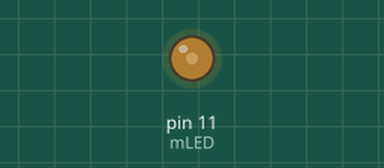
Simulated run of this sketch. Board: Arduino Uno, built with avr-gcc and run on an emulated ATmega328P. Shown: output pins drawn as LEDs (lit = HIGH). What the sketch prints to the serial monitor is not drawn.

Above: at 0.05 s.
At 0.8 s:
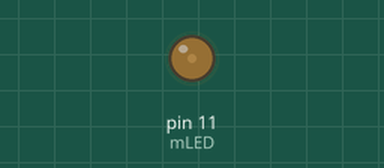
At 1.6 s:
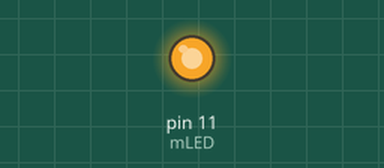
At 3.15 s:
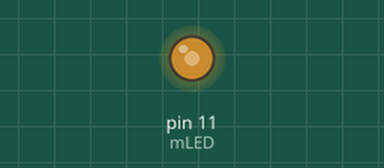
Timing chart, 0 to 8.8 s (numbered marks = the images above):
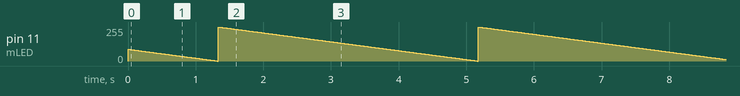

The sketch:

seismo_uno_v1.ino
```cpp
/*

  Simple seismograph code designed for the Arduino Uno board (or equivalent).

  Arlo Emerson, 2016, Microsoft Edu Workshop

*/

static int mLED = 11; // The pin where the long leg of your LED is inserted. Insert the other leg into GND.

// Note: pin 13s onboard LED does not support PWM (so no fading is possible, must use an external LED).

// Setup function where we initialize serial communications.
void setup()
{
  // Enable serial communications.
  Serial.begin(9600);

  // Sets this pin to be OUTPUT so we can send HIGHs and LOWs to it.
  pinMode(mLED, OUTPUT);
}

// Main loop runs repeatedly.
void loop()
{
  // Local variable to hold the reading coming from pin A0.
  int sensorReading = analogRead(A0);

  /*
    No activity will probably be 0, so lets filter on that and only print
    when the sensorReading is 1 or more.
  */
  if (sensorReading > 0)
  {
    Serial.println( sensorReading ); // Print out the sensor reading.

    /*
      Light up the LED depending on strength of sensorReading.
      Use map() to proportionally map our reading to a value that will light the LED (0 --> 255).
      Note highSensorReading is set to 100. Experiment with changing this value and see how it
      effects the apparent sensitivity as displayed by the LED.
    */
    int lowSensorReading = 1; // The lower bound of the value's current range.
    int highSensorReading = 9; // The upper bound of the value's current range.
    int lowBrightness = 50; // The lower bound of the value's target range.
    int fullBrightness = 255; // The upper bound of the value's target range. 255 is the max we need to light the LED fully.
    // See https://www.arduino.cc/en/Reference/Map for full documentation of this very useful function.
    int brightnessValue = map( sensorReading, lowSensorReading, highSensorReading, lowBrightness, fullBrightness );

    // Send our calculated brightness value to the pin. Since analogWrite can send one of 1024 values, we can
    // simulate a fading effect.
    analogWrite( mLED, brightnessValue );

    // Hold onto that level of brightness and fade it back to 0 over time.
    for (int i=brightnessValue;i>=0;i--) // The higher brightnessValue is the longer this will take.
    {
      analogWrite(mLED, i);
      delay(15);
    }
  }

  // Regulate the speed of the loop with a 10 millisecond delay
  delay(10);
}
```
